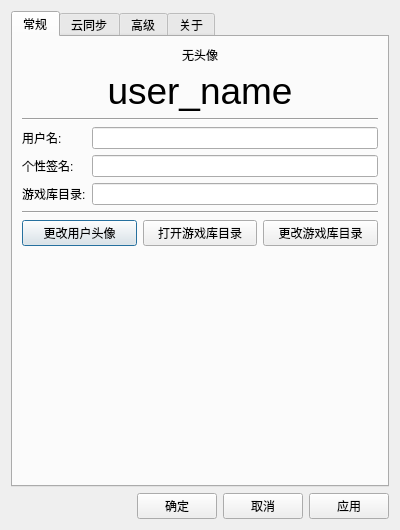
<?xml version="1.0" encoding="UTF-8"?>
<ui version="4.0">
 <class>Dialog</class>
 <widget class="QDialog" name="Dialog">
  <property name="geometry">
   <rect>
    <x>0</x>
    <y>0</y>
    <width>400</width>
    <height>530</height>
   </rect>
  </property>
  <property name="minimumSize">
   <size>
    <width>400</width>
    <height>530</height>
   </size>
  </property>
  <property name="maximumSize">
   <size>
    <width>400</width>
    <height>530</height>
   </size>
  </property>
  <property name="windowTitle">
   <string>设置</string>
  </property>
  <layout class="QGridLayout" name="gridLayout">
   <item row="0" column="0">
    <widget class="QTabWidget" name="tabWidget">
     <property name="currentIndex">
      <number>0</number>
     </property>
     <widget class="QWidget" name="tab">
      <attribute name="title">
       <string>常规</string>
      </attribute>
      <layout class="QGridLayout" name="gridLayout_3">
       <item row="0" column="0">
        <layout class="QGridLayout" name="gridLayout_2">
         <item row="3" column="1">
          <widget class="QLineEdit" name="user_edit"/>
         </item>
         <item row="3" column="0">
          <widget class="QLabel" name="label">
           <property name="text">
            <string>用户名:</string>
           </property>
          </widget>
         </item>
         <item row="5" column="0">
          <widget class="QLabel" name="label_3">
           <property name="text">
            <string>游戏库目录:</string>
           </property>
          </widget>
         </item>
         <item row="4" column="1">
          <widget class="QLineEdit" name="sign_edit"/>
         </item>
         <item row="7" column="0" colspan="2">
          <layout class="QHBoxLayout" name="horizontalLayout_4">
           <item>
            <widget class="QPushButton" name="change_head_btn">
             <property name="text">
              <string>更改用户头像</string>
             </property>
            </widget>
           </item>
           <item>
            <widget class="QPushButton" name="open_folder_btn">
             <property name="text">
              <string>打开游戏库目录</string>
             </property>
            </widget>
           </item>
           <item>
            <widget class="QPushButton" name="change_folder_btn">
             <property name="text">
              <string>更改游戏库目录</string>
             </property>
            </widget>
           </item>
          </layout>
         </item>
         <item row="8" column="0" colspan="2">
          <spacer name="verticalSpacer">
           <property name="orientation">
            <enum>Qt::Vertical</enum>
           </property>
           <property name="sizeHint" stdset="0">
            <size>
             <width>20</width>
             <height>40</height>
            </size>
           </property>
          </spacer>
         </item>
         <item row="4" column="0">
          <widget class="QLabel" name="label_2">
           <property name="text">
            <string>个性签名:</string>
           </property>
          </widget>
         </item>
         <item row="0" column="0" colspan="2">
          <widget class="QLabel" name="head_label">
           <property name="text">
            <string>无头像</string>
           </property>
           <property name="scaledContents">
            <bool>false</bool>
           </property>
           <property name="alignment">
            <set>Qt::AlignCenter</set>
           </property>
          </widget>
         </item>
         <item row="6" column="0" colspan="2">
          <widget class="Line" name="line_3">
           <property name="orientation">
            <enum>Qt::Horizontal</enum>
           </property>
          </widget>
         </item>
         <item row="5" column="1">
          <widget class="QLineEdit" name="folder_path_edit"/>
         </item>
         <item row="1" column="0" colspan="2">
          <widget class="QLabel" name="user_label">
           <property name="font">
            <font>
             <pointsize>28</pointsize>
             <bold>false</bold>
            </font>
           </property>
           <property name="text">
            <string>user_name</string>
           </property>
           <property name="alignment">
            <set>Qt::AlignCenter</set>
           </property>
           <property name="wordWrap">
            <bool>true</bool>
           </property>
          </widget>
         </item>
         <item row="2" column="0" colspan="2">
          <widget class="Line" name="line_4">
           <property name="orientation">
            <enum>Qt::Horizontal</enum>
           </property>
          </widget>
         </item>
        </layout>
       </item>
      </layout>
     </widget>
     <widget class="QWidget" name="ncd_tab">
      <attribute name="title">
       <string>云同步</string>
      </attribute>
      <layout class="QGridLayout" name="gridLayout_5">
       <item row="0" column="0">
        <layout class="QGridLayout" name="gridLayout_4">
         <item row="4" column="0" colspan="2">
          <widget class="Line" name="line_2">
           <property name="orientation">
            <enum>Qt::Horizontal</enum>
           </property>
          </widget>
         </item>
         <item row="1" column="0">
          <widget class="QLabel" name="label_7">
           <property name="text">
            <string>云端存档个数:</string>
           </property>
          </widget>
         </item>
         <item row="7" column="0" colspan="2">
          <layout class="QHBoxLayout" name="horizontalLayout_5">
           <item>
            <spacer name="horizontalSpacer_2">
             <property name="orientation">
              <enum>Qt::Horizontal</enum>
             </property>
             <property name="sizeHint" stdset="0">
              <size>
               <width>40</width>
               <height>20</height>
              </size>
             </property>
            </spacer>
           </item>
           <item>
            <widget class="QPushButton" name="pushButton_4">
             <property name="text">
              <string>管理所有云存档</string>
             </property>
            </widget>
           </item>
          </layout>
         </item>
         <item row="8" column="0" colspan="2">
          <spacer name="verticalSpacer_2">
           <property name="orientation">
            <enum>Qt::Vertical</enum>
           </property>
           <property name="sizeHint" stdset="0">
            <size>
             <width>20</width>
             <height>40</height>
            </size>
           </property>
          </spacer>
         </item>
         <item row="1" column="1">
          <widget class="QLabel" name="ncd_count_label">
           <property name="text">
            <string>N\A</string>
           </property>
          </widget>
         </item>
         <item row="0" column="1">
          <widget class="QLineEdit" name="ncd_folder_edit"/>
         </item>
         <item row="3" column="0">
          <widget class="QLabel" name="label_6">
           <property name="text">
            <string>云端存档容量:</string>
           </property>
          </widget>
         </item>
         <item row="3" column="1">
          <widget class="QLabel" name="ncd_size_label">
           <property name="text">
            <string>N\A</string>
           </property>
          </widget>
         </item>
         <item row="5" column="0" colspan="2">
          <layout class="QHBoxLayout" name="horizontalLayout_3">
           <item>
            <widget class="QPushButton" name="open_ncd_btn">
             <property name="text">
              <string>打开云端存档文件夹</string>
             </property>
            </widget>
           </item>
           <item>
            <widget class="QPushButton" name="clu_size_btn">
             <property name="text">
              <string>计算云端存档容量</string>
             </property>
            </widget>
           </item>
           <item>
            <widget class="QPushButton" name="change_ncd_btn">
             <property name="text">
              <string>更改云端存档文件夹</string>
             </property>
            </widget>
           </item>
          </layout>
         </item>
         <item row="0" column="0">
          <widget class="QLabel" name="label_5">
           <property name="text">
            <string>云端存档文件夹:</string>
           </property>
          </widget>
         </item>
         <item row="6" column="0" colspan="2">
          <widget class="Line" name="line">
           <property name="orientation">
            <enum>Qt::Horizontal</enum>
           </property>
          </widget>
         </item>
        </layout>
       </item>
      </layout>
     </widget>
     <widget class="QWidget" name="tab_3">
      <attribute name="title">
       <string>高级</string>
      </attribute>
      <layout class="QGridLayout" name="gridLayout_7">
       <item row="0" column="0">
        <layout class="QGridLayout" name="gridLayout_6">
         <item row="0" column="0">
          <widget class="QCheckBox" name="waifu2x_checkbox">
           <property name="text">
            <string>切换背景图片时使用waifu2x精缩放(会消耗较长时间)</string>
           </property>
          </widget>
         </item>
         <item row="1" column="0">
          <spacer name="verticalSpacer_3">
           <property name="orientation">
            <enum>Qt::Vertical</enum>
           </property>
           <property name="sizeHint" stdset="0">
            <size>
             <width>20</width>
             <height>40</height>
            </size>
           </property>
          </spacer>
         </item>
        </layout>
       </item>
      </layout>
     </widget>
     <widget class="QWidget" name="about_tab">
      <attribute name="title">
       <string>关于</string>
      </attribute>
      <layout class="QHBoxLayout" name="horizontalLayout_2">
       <item>
        <widget class="QLabel" name="label_10">
         <property name="text">
          <string>&lt;html&gt;&lt;head/&gt;&lt;body&gt;&lt;p align=&quot;center&quot;&gt;&lt;span style=&quot; font-size:16pt; font-weight:700;&quot;&gt;cfwGameLauncher&lt;/span&gt;&lt;/p&gt;&lt;p align=&quot;center&quot;&gt;&lt;span style=&quot; font-size:16pt; font-weight:700;&quot;&gt;Ver 0.1&lt;/span&gt;&lt;/p&gt;&lt;p align=&quot;center&quot;&gt;&lt;span style=&quot; font-size:16pt; font-weight:700;&quot;&gt;Python 3.10&lt;/span&gt;&lt;/p&gt;&lt;p align=&quot;center&quot;&gt;&lt;span style=&quot; font-size:16pt; font-weight:700;&quot;&gt;PySide 6.3&lt;/span&gt;&lt;/p&gt;&lt;p align=&quot;center&quot;&gt;&lt;span style=&quot; font-size:16pt; font-weight:700;&quot;&gt;cfw&lt;/span&gt;&lt;/p&gt;&lt;/body&gt;&lt;/html&gt;</string>
         </property>
        </widget>
       </item>
      </layout>
     </widget>
    </widget>
   </item>
   <item row="1" column="0">
    <layout class="QHBoxLayout" name="horizontalLayout">
     <item>
      <spacer name="horizontalSpacer">
       <property name="orientation">
        <enum>Qt::Horizontal</enum>
       </property>
       <property name="sizeHint" stdset="0">
        <size>
         <width>40</width>
         <height>20</height>
        </size>
       </property>
      </spacer>
     </item>
     <item>
      <widget class="QPushButton" name="ok_btn">
       <property name="text">
        <string>确定</string>
       </property>
      </widget>
     </item>
     <item>
      <widget class="QPushButton" name="cancel_btn">
       <property name="text">
        <string>取消</string>
       </property>
      </widget>
     </item>
     <item>
      <widget class="QPushButton" name="apply_btn">
       <property name="text">
        <string>应用</string>
       </property>
      </widget>
     </item>
    </layout>
   </item>
  </layout>
 </widget>
 <resources/>
 <connections/>
</ui>
